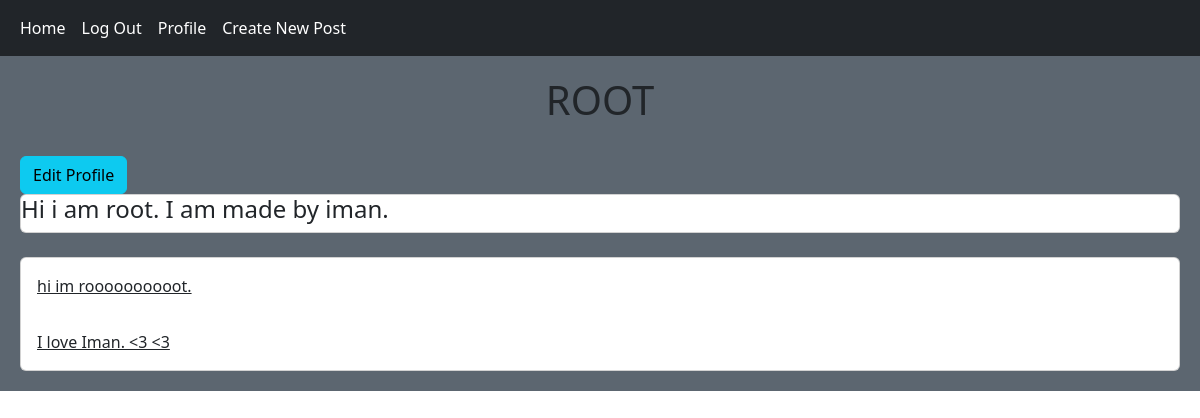
Page /accounts/profile/1/ (signed in) on the committed database.
### accounts/models.py (models this page shows, shortened)
class User(AbstractBaseUser):
    last_name = models.CharField(max_length=100)
    first_name = models.CharField(max_length=100)
    email = models.EmailField(max_length=250, unique=True)
    username = models.CharField(max_length=50, unique=True)
    phone_number = models.CharField(max_length=11, unique=True)
    bio = models.CharField(max_length=100)
    is_active = models.BooleanField(default=True)
    is_admin = models.BooleanField(default=False)
    birthday = models.DateField(blank=True, null=True)
    objects = UserManager()
    USERNAME_FIELD = 'phone_number'
    REQUIRED_FIELDS = ['email', 'username']

### post/models.py (models this page shows, shortened)
class Post(models.Model):
    body = models.TextField(max_length=250)
    slug = models.SlugField()
    created = models.DateTimeField(auto_now_add=True)
    updated = models.DateTimeField(auto_now=True)
    user = models.ForeignKey(User, on_delete=models.CASCADE)
    class Meta:
        ordering = ('-created',)

### accounts/views.py (the view)
# urls.py: path('profile/<int:user_id>/', views.UserProfileView.as_view(), name='user_profile'),
class UserProfileView(LoginRequiredMixin, View):
    template_name = 'accounts/profile.html'
    def get(self, request, user_id):
        is_following = False
        user = get_object_or_404(User, id=user_id)
        posts = Post.objects.filter(user=user)
        relation = Relation.objects.filter(from_user=request.user, to_user=user)
        if relation.exists():
            is_following = True
        return render(request, self.template_name, {'user': user, 'posts': posts, 'is_following': is_following})

### accounts/templates/accounts/profile.html (shortened to what this page needs)
{% extends 'Base.html' %}
{% block content %}
<h1 class="text-center">{{ user.username | upper  }}</h1>
<br/>
{% if request.user.id == user.id %}
    <a href="{% url 'accounts:edit_user' %}" class="btn btn-info">Edit Profile</a>
{%endif%}
<br/>
<div class="card">
    <h4>{{ user.bio }}</h4>
</div>
<br/>
<div class="card">
    {% for post in posts %}
        <a href="{% url 'post:post_detail' post.id post.slug %}" class="card-body">{{ post.body | truncatewords:60 }}</a>
    {% endfor %}
</div>
{% endblock %}

### rows in the picture
User: username "ROOT", bio "Hi i am root. I am made by iman."
Post: body "hi im roooooooooot."
Post: body "I love Iman. <3 <3"
